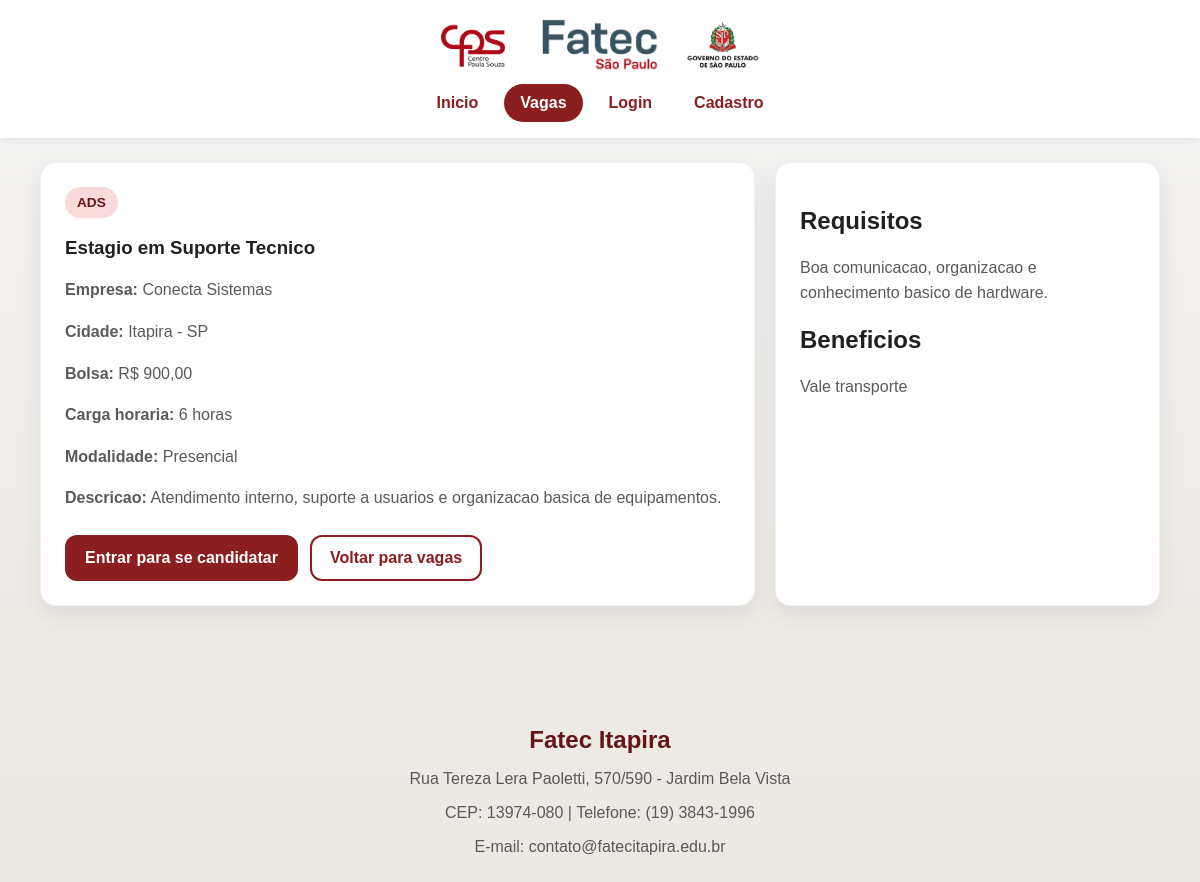
Page /render/vaga.php?id=2 on the committed database.
### tables this page shows
CREATE TABLE IF NOT EXISTS vagas (
    id INT AUTO_INCREMENT PRIMARY KEY,
    titulo VARCHAR(150) NOT NULL,
    empresa VARCHAR(120) NOT NULL,
    curso VARCHAR(120) NOT NULL,
    cidade VARCHAR(120) NOT NULL,
    bolsa DECIMAL(10, 2) NOT NULL,
    carga_horaria VARCHAR(60) NOT NULL,
    modalidade VARCHAR(60) NOT NULL,
    descricao TEXT NOT NULL,
    requisitos TEXT NOT NULL,
    beneficios TEXT DEFAULT NULL,
    status ENUM('aberta', 'encerrada') NOT NULL DEFAULT 'aberta',
    created_at TIMESTAMP DEFAULT CURRENT_TIMESTAMP
);

### config/auth.php (called while the page is built, shortened)
<?php
function current_user(): ?array
{
    return $_SESSION['user'] ?? null;
}
function is_logged_in(): bool
{
    return current_user() !== null;
}

### render/vaga.php (the view, shortened to what this page needs)
<?php
require_once __DIR__ . '/../config/auth.php';
$job = null;
$queryError = false;
$vagaId = (int) ($_GET['id'] ?? 0);
if ($vagaId > 0) {
    try {
        $connection = database();
        $statement = $connection->prepare('SELECT * FROM vagas WHERE id = ? LIMIT 1');
        $statement->bind_param('i', $vagaId);
        $statement->execute();
        $job = $statement->get_result()->fetch_assoc();
    } catch (Throwable $exception) {
        $queryError = true;
    }
}
require_once __DIR__ . '/../partials/header.php';
?>
<main class="page-main">
    <section class="content-section">
        <?php if ($queryError): ?>
            <article class="card empty-state">
                <h1>Banco ainda nao configurado</h1>
                <p>Verifique `config/database.php` e importe `database/estagio.sql` para carregar os detalhes da vaga.</p>
            </article>
        <?php else: ?>
            <div class="detail-layout">
                <article class="detail-card">
                    <span class="badge"><?= htmlspecialchars($job['curso']) ?></span>
                    <h1><?= htmlspecialchars($job['titulo']) ?></h1>
                    <p><strong>Empresa:</strong> <?= htmlspecialchars($job['empresa']) ?></p>
                    <p><strong>Cidade:</strong> <?= htmlspecialchars($job['cidade']) ?></p>
                    <p><strong>Bolsa:</strong> R$ <?= number_format((float) $job['bolsa'], 2, ',', '.') ?></p>
                    <p><strong>Carga horaria:</strong> <?= htmlspecialchars($job['carga_horaria']) ?></p>
                    <p><strong>Modalidade:</strong> <?= htmlspecialchars($job['modalidade']) ?></p>
                    <p><strong>Descricao:</strong> <?= htmlspecialchars($job['descricao']) ?></p>
                    <div class="actions">
                        <?php if (is_logged_in()): ?>
                            <form method="post" action="../actions/apply.php">
                                <input type="hidden" name="vaga_id" value="<?= (int) $job['id'] ?>">
                                <button class="button primary" type="submit">Candidatar-se</button>
                            </form>
                        <?php else: ?>
                            <a class="button primary" href="../render/login.php">Entrar para se candidatar</a>
                        <?php endif; ?>
                        <a class="button secondary" href="../render/vagas.php">Voltar para vagas</a>
                    </div>
                </article>
                <aside class="sidebar-card">
                    <h2>Requisitos</h2>
                    <p><?= nl2br(htmlspecialchars($job['requisitos'])) ?></p>
                    <h2>Beneficios</h2>
                    <p><?= nl2br(htmlspecialchars($job['beneficios'] ?? 'Nao informado')) ?></p>
                </aside>
            </div>
        <?php endif; ?>
    </section>
</main>
<?php require_once __DIR__ . '/../partials/footer.php'; ?>

### css/portal.css (style rules this page uses)
:root { --primary: #8b1e1e; --primary-dark: #641616; --accent: #f4f1ec; --surface: #ffffff; --surface-soft: #f7f7f7; --text: #202020; --muted: #5a5a5a; --border: #d7d7d7; --shadow: 0 10px 25px rgba(0, 0, 0, 0.08); --radius: 16px; --max-width: 1120px; }
* { box-sizing: border-box; }
body { margin: 0; font-family: Arial, Helvetica, sans-serif; background: linear-gradient(180deg, #f4f4f4 0%, #ece7e1 100%); color: var(--text); }
a { color: inherit; text-decoration: none; }
.brand-strip, .main-nav, .hero, .content-section, .site-footer, .form-shell { width: min(calc(100% - 32px), var(--max-width)); margin: 0 auto; }
.page-main, main { padding-bottom: 48px; }
.hero-copy, .hero-panel, .card, .job-card, .detail-card, .sidebar-card, .doc-card, .content-block, .form-shell { background: var(--surface); border: 1px solid rgba(0, 0, 0, 0.05); border-radius: var(--radius); box-shadow: var(--shadow); }
.hero-copy p, .section-heading p, .card p, .job-card p, .detail-card p, .sidebar-card p, .doc-card p { color: var(--muted); line-height: 1.6; }
.tag, .badge, .status { display: inline-flex; align-items: center; justify-content: center; border-radius: 999px; font-size: 0.85rem; font-weight: bold; }
.tag, .badge { background: #f9d9d9; color: var(--primary-dark); padding: 8px 12px; }
.actions { display: flex; flex-wrap: wrap; gap: 12px; margin-top: 24px; }
.button { display: inline-flex; align-items: center; justify-content: center; padding: 12px 18px; border-radius: 12px; font-weight: bold; border: 2px solid transparent; cursor: pointer; }
.button.primary { background: var(--primary); color: #ffffff; }
.button.secondary { background: transparent; color: var(--primary); border-color: var(--primary); }
.content-section { padding: 24px 0; }
.card, .job-card, .doc-card, .content-block, .detail-card, .sidebar-card { padding: 24px; }
.detail-layout { display: grid; grid-template-columns: 1.3fr 0.7fr; gap: 20px; }

### rows in the picture
vagas: curso "ADS", titulo "Estagio em Suporte Tecnico", empresa "Conecta Sistemas", cidade "Itapira - SP", bolsa "900,00", carga_horaria "6 horas", modalidade "Presencial", descricao "Atendimento interno, suporte a usuarios e organizacao basica de equipamentos.", requisitos "Boa comunicacao, organizacao e conhecimento basico de hardware.", beneficios "Vale transporte"
